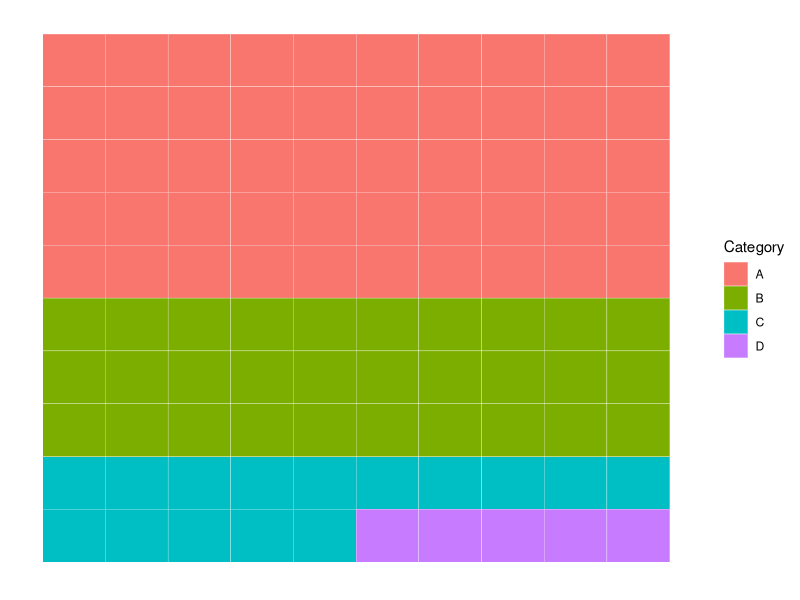
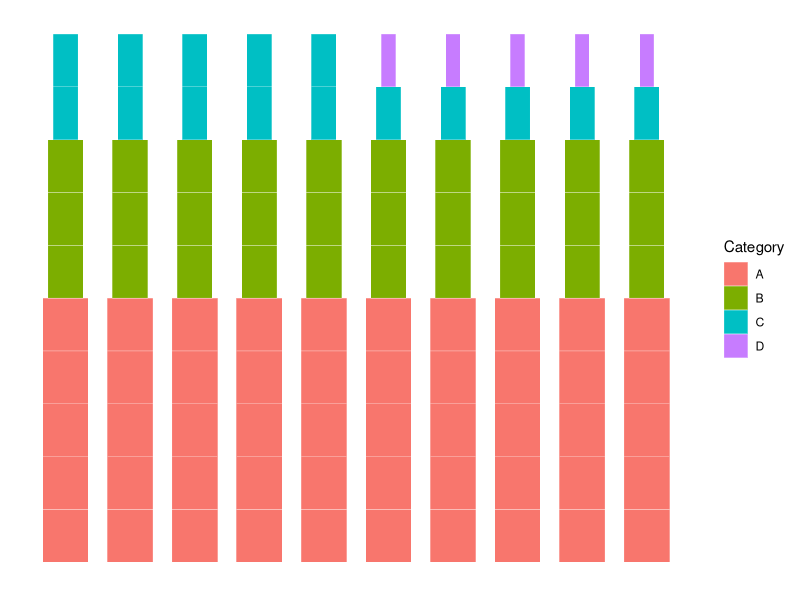
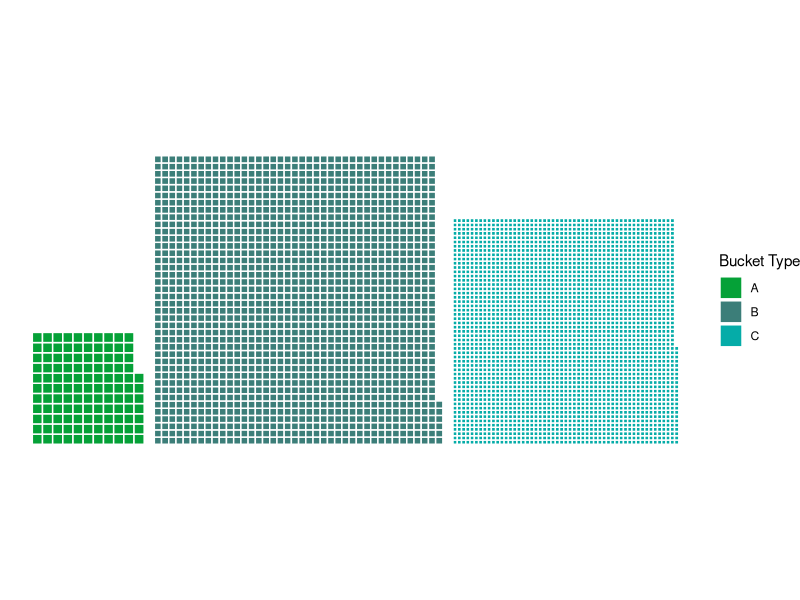

Write the R code that produced these figures, in order. (Note: this script raises an error after producing the figures.)
#Script to create a waffle chart where the size of the box and then number of the boxes is proportional to a data binding.
#Created by Dan Gunn
#2024

#libraries
library(tidyverse)

#First attemp
#dummy data
data <- data.frame(
  category = c("A", "B", "C", "D"),
  value = c(50, 30, 15, 5) # Proportions or sizes
)

# Normalize values to create proportional sizes
data <- data %>%
  mutate(
    proportion = value / sum(value),          # Calculate proportion
    num_tiles = round(proportion * 100)      # Scale to 100 total tiles
  )

# Generate grid data for the waffle chart
waffle_data <- data %>%
  uncount(num_tiles) %>% # Create a row for each tile
  mutate(
    row = rep(1:10, each = 10, length.out = n()),  # Set grid rows
    col = rep(1:10, times = 10, length.out = n()) # Set grid columns
  )

# Plot the waffle chart
ggplot(waffle_data, aes(x = col, y = row, fill = category)) +
  geom_tile(color = "white") +
  scale_y_reverse() +       # Flip Y-axis for typical waffle orientation
  theme_minimal() +
  theme(
    panel.grid = element_blank(),
    axis.text = element_blank(),
    axis.title = element_blank(),
    axis.ticks = element_blank()
  ) +
  labs(fill = "Category")  # Add legend for categories


# Add unequal tile sizes
waffle_data <- waffle_data %>%
  mutate(
    wproportion = value / sum(value),     # Calculate proportion
    width = sqrt(proportion),           # Map width to square root of proportion
    height = sqrt(proportion)  # Scale width relative to values
  )

#Strange result
ggplot(waffle_data, aes(x = col, y = row, fill = category)) +
  geom_tile(aes(width = width), color = "white") +
 # scale_y_reverse() +
  theme_minimal() +
  theme(
    panel.grid = element_blank(),
    axis.text = element_blank(),
    axis.title = element_blank(),
    axis.ticks = element_blank()
  ) +
  labs(fill = "Category")





# Input data
data2 <- data.frame(
  bucket_type = c("A", "B", "C"), #Category of bucket
  number = c(117, 1566, 2779),       # Number of buckets
  marbles = c(159000, 1071000, 663000), # Total marbles
  marbles_per_bucket = c(1358.97, 683.91, 238.57) # Marbles per bucket
)

#Calculate the size of each square
data2 <- data2 %>%
  mutate(
    square_size = sqrt(marbles / number)  # Size (width/height) of each square
  )

#Generate grid positions for each square
grid_data <- data2 %>%
  mutate(
    grid_size = ceiling(sqrt(number)),  # Precompute grid size
    square_positions = map(number, ~ tibble(
      x = rep(1:ceiling(sqrt(.x)), each = ceiling(sqrt(.x)))[1:.x],
      y = rep(1:ceiling(sqrt(.x)), times = ceiling(sqrt(.x)))[1:.x]
    ))
  ) %>%
  unnest(square_positions)  # Expand the list column into rows

# Step 3: Adjust positions for categories based on actual grid width
# Calculate the total grid width for each category
category_offsets <- data2 %>%
  mutate(
    grid_width = ceiling(sqrt(number)) * square_size,  # Total width of each category's grid
    x_offset = cumsum(lag(grid_width, default = 0) + max(square_size)), # Properly stagger categories
    y_offset = 0
  )

# Join offsets and resolve any potential duplicates
grid_data <- grid_data %>%
  left_join(category_offsets, by = "bucket_type") %>%
  mutate(
    square_size = coalesce(square_size.x, square_size.y),  # Resolve duplicated square_size
    x = (x - 1) * square_size + x_offset,                 # Scale and offset x
    y = (y - 1) * square_size + y_offset                  # Scale y
  ) %>%
  select(-square_size.x, -square_size.y)  # Remove duplicate columns

# Step 4: Add dimensions for `geom_rect`
grid_data <- grid_data %>%
  mutate(
    xmin = x,                   # Bottom-left x
    xmax = x + square_size,     # Top-right x
    ymin = y,                   # Bottom-left y
    ymax = y + square_size      # Top-right y
  )

custom_colors <- c("A" = "#05A137", # Red for A
                   "B" = "#3C7E79", # Blue for B
                   "C" = "#05ACA8") # Green for C

# Step 5: Plot the waffle chart
ggplot(grid_data) +
  geom_rect(
    aes(
      xmin = xmin,
      xmax = xmax,
      ymin = ymin,
      ymax = ymax,
      fill = bucket_type
    ),
    color = "white"
  ) +
  scale_fill_manual(values = custom_colors) +  # Apply custom colors
  coord_fixed() +  # Keep square proportions
  theme_void() +   # Clean up the plot
  #theme(legend.position = "none") +   
  labs(fill = "Bucket Type")  # Add legend



# Now with CIRCLES!
ggplot(grid_data) +
  geom_point(
    aes(
      x = x + square_size / 2,  # Center x for circles
      y = y + square_size / 2,  # Center y for circles
      size = square_size
    ),
    color = "white", # Size of circles (adjust as needed)
    shape = 21,                 # Circle shape with fill
    fill = custom_colors[grid_data$facility_type]  # Fill color
  ) +
  scale_color_manual(values = custom_colors) +  # Apply custom colors
  coord_fixed() +  # Keep proportions
  theme_void()  +  # Clean up the plot
  theme(legend.position = "none")+ 
  # labs(color = "Facility Type")  # Add legend for categories

# Step 6: Save the waffle chart as an SVG
if (!dir.exists("charts")) dir.create("charts")  # Ensure the directory exists
ggsave(
  filename = "charts/waffle_chart.svg",   # Output file name
  plot = last_plot(),                    # Plot to save
  device = "svg",                        # Specify SVG as the device
  width = 10,                            # Width of the output file (in inches)
  height = 7                             # Height of the output file (in inches)
)
